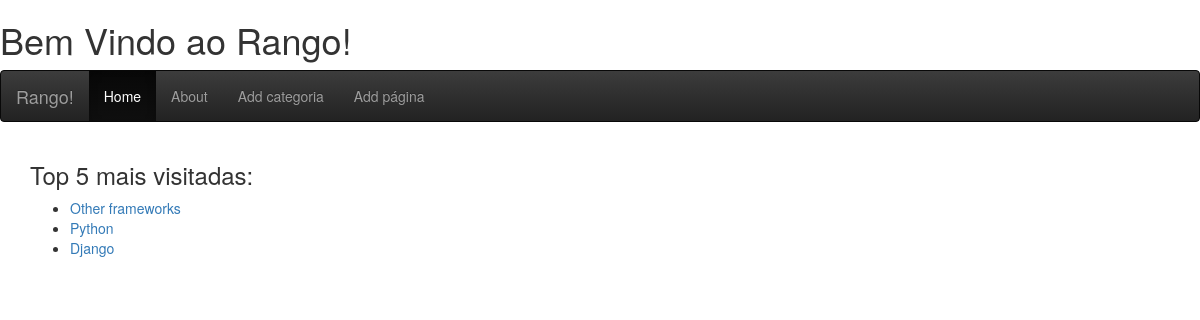
The page /rango/ on the database as committed earlier.
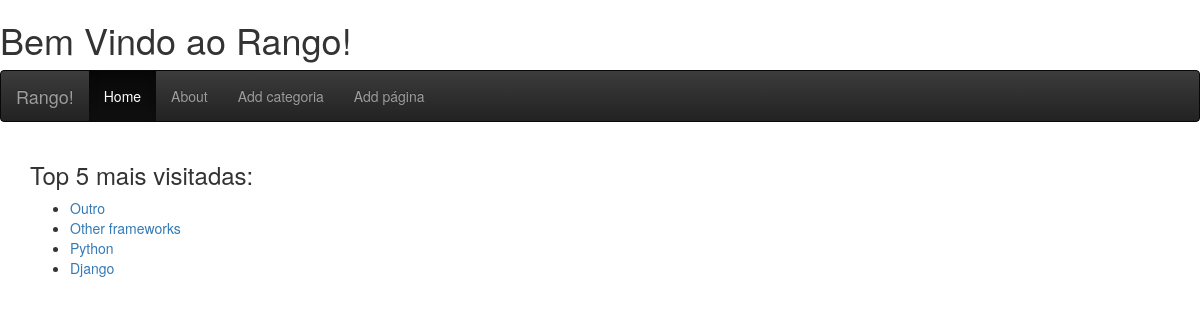
The same page on the database as committed later.
### rango/models/category.py (models this page shows, shortened)
class Category(models.Model):
    name = models.CharField(max_length = 130, unique = True)
    views = models.IntegerField(default = 0)
    likes = models.IntegerField(default = 0)
    comments = models.CharField(max_length = 600, default='')
    slug = models.SlugField()

### rango/views/index.py (the view)
def index(request):
    category_list = Category.objects.order_by('-views')[:5]
    context_dic = {'categories': category_list}
    return render(request,'rango/index.html',context_dic)

### templates/rango/index.html (shortened to what this page needs)
<!DOCTYPE html>
{% load staticfiles %}
{% load i18n %}
<html>
    <head>
        <link rel="stylesheet" href="//maxcdn.bootstrapcdn.com/bootstrap/3.2.0/css/bootstrap.min.css">
        <link rel="stylesheet" href="//maxcdn.bootstrapcdn.com/bootstrap/3.2.0/css/bootstrap-theme.min.css">
    </head>
    <body>
        <h1>{% trans 'Bem Vindo ao Rango' %}!</h1>
        <nav class="navbar navbar-inverse">
            <div class="container-fluid">
                <div class="navbar-header">
                    <a class="navbar-brand" href="#">Rango!</a>
                </div>
                <ul class="nav navbar-nav">
                    <li class="active"><a href="#">Home</a></li>
                    <li> <a href="/rango/about/">About</a></li>
                    <li><a href="/rango/add_category/">Add categoria</a></li>
                    <li><a href="/rango/add_page/">Add página</a></li>
                </ul>
            </div>
        </nav>
                <div class="container">
                {% if categories %}
                    <h3> {% trans 'Top 5 mais visitadas' %}: </h3>
                    <ul>
                        {% for category in categories %}
                            <li><a href="/rango/category/{{ category.slug }}">{{ category.name }}</li>
                        {% endfor %}
                    </ul>
                {% else %}
                    <h4>{% trans 'Nenhuma categoria foi encontrada' %}.</h4>
                {% endif %}
            </div>
    </body>
</html>

Rows that differ between the two databases and show on the page:
added Category: name "Outro"
